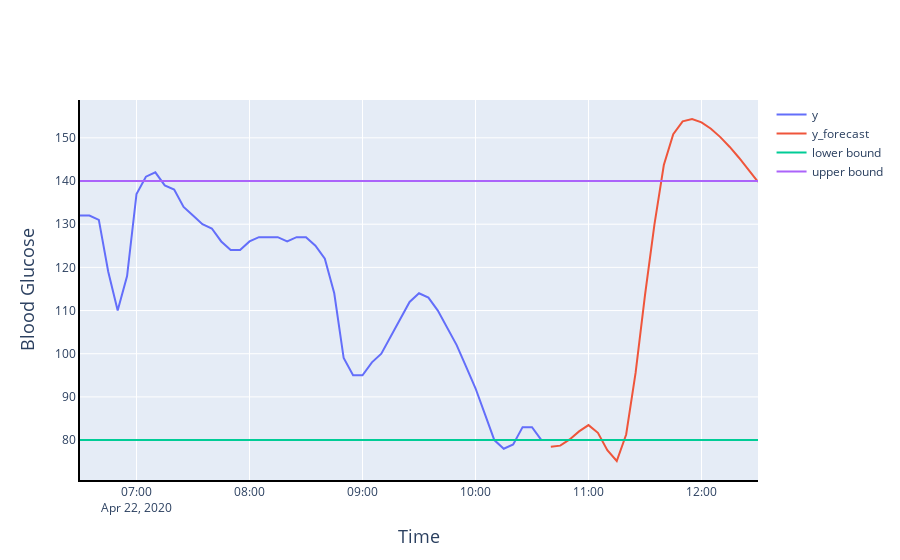

The code cell stored with this chart in its notebook:
### Code cell
print('\n\nCurrent time is {}'.format(current_time))
print('Give yourself a bolus of ' + str(optimal['bolus amount']) +
      ' units at ' + str(optimal['bolus time']))
fig = core.plot_forecast(patient.Xtest,
                             optimal['ypred'],
                             return_flag=True)
fig = core.plot_optimal_boundaries(patient, fig)
fig.show()
